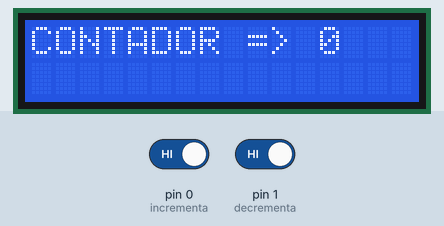
Simulated run of this sketch. Board: Arduino Uno, built with avr-gcc and run on an emulated ATmega328P. Parts: 16×2 character LCD. The inputs (shaded band) are chosen by the test bench; at power-on: pin 0 (incrementa) HIGH, pin 1 (decrementa) HIGH.

Above: at 1.4 s.
1.5 s: pin 0 (incrementa) driven LOW
At 1.63 s:
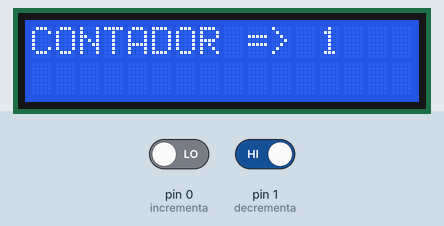
3.0 s: pin 1 (decrementa) driven LOW
At 3.15 s:
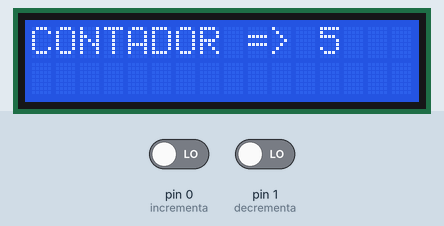
5.7 s: pin 0 (incrementa) driven HIGH
At 5.94 s:
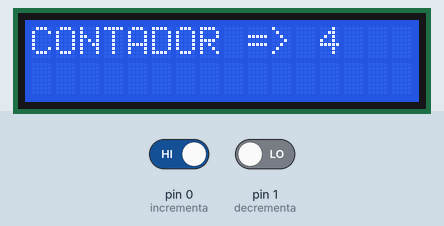
Timing chart, 0 to 8.7 s (numbered marks = the images above; inputs shaded):
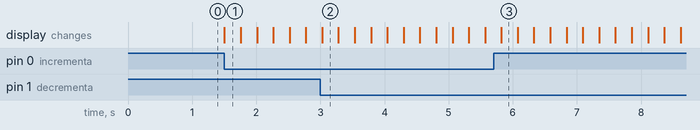

Measured:
- after the input at 1.5 s, the display: changes at once (image 1)
- after the input at 5.7 s, the display: changes after 0.12 s (image 3)

The sketch:

LCD.ino
```cpp
#include <LiquidCrystal.h>
#define incrementa 0
#define decrementa 1
int contador=0;
LiquidCrystal lcd(9, 8, 5, 4, 3, 2);


void setup() {
pinMode(incrementa,INPUT);
pinMode(decrementa,INPUT);
lcd.begin(16,2);
lcd.print("CONTADOR => ");
lcd.print(contador);
delay(200);
}

void loop() {
if(digitalRead(incrementa)==0){
  lcd.clear();
  contador++;
  lcd.print("CONTADOR => ");
  lcd.print(contador);
  delay(250);
}
if(digitalRead(decrementa)==0){
  lcd.clear();
  contador--;
  lcd.print("CONTADOR => ");
  lcd.print(contador);
  delay(250);
}
}
```
